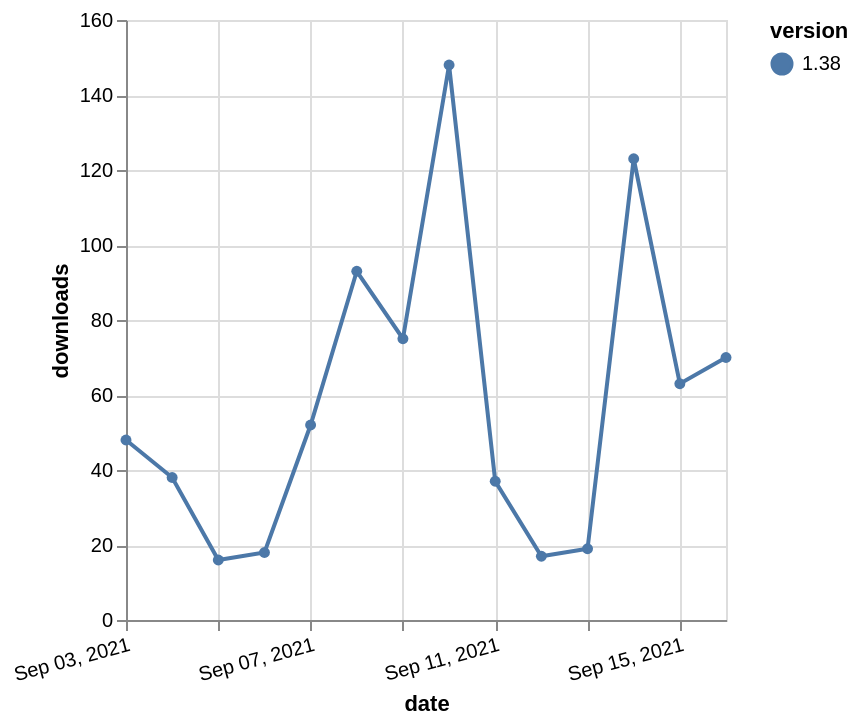

Vega-Lite specification for this chart:
### Vega-Lite specification from a JSON file in a GitHub repository (floating-point values rounded to 4 significant figures)
{"$schema": "https://vega.github.io/schema/vega-lite/v5.json", "description": "A simple bar chart with embedded data.", "data": {"values": [{"date": "2021-09-03", "total": 79082, "delta": 48, "version": "1.38"}, {"date": "2021-09-04", "total": 79120, "delta": 38, "version": "1.38"}, {"date": "2021-09-05", "total": 79136, "delta": 16, "version": "1.38"}, {"date": "2021-09-06", "total": 79154, "delta": 18, "version": "1.38"}, {"date": "2021-09-07", "total": 79206, "delta": 52, "version": "1.38"}, {"date": "2021-09-08", "total": 79299, "delta": 93, "version": "1.38"}, {"date": "2021-09-09", "total": 79374, "delta": 75, "version": "1.38"}, {"date": "2021-09-10", "total": 79522, "delta": 148, "version": "1.38"}, {"date": "2021-09-11", "total": 79559, "delta": 37, "version": "1.38"}, {"date": "2021-09-12", "total": 79576, "delta": 17, "version": "1.38"}, {"date": "2021-09-13", "total": 79595, "delta": 19, "version": "1.38"}, {"date": "2021-09-14", "total": 79718, "delta": 123, "version": "1.38"}, {"date": "2021-09-15", "total": 79781, "delta": 63, "version": "1.38"}, {"date": "2021-09-16", "total": 79851, "delta": 70, "version": "1.38"}]}, "width": "container", "mark": {"type": "line", "point": {"filled": true}}, "encoding": {"x": {"field": "date", "type": "temporal", "timeUnit": "yearmonthdate", "title": "date", "axis": {"labelAngle": -15}}, "y": {"field": "delta", "type": "quantitative", "title": "downloads"}, "color": {"field": "version", "type": "nominal"}, "tooltip": {"field": "delta"}}}
